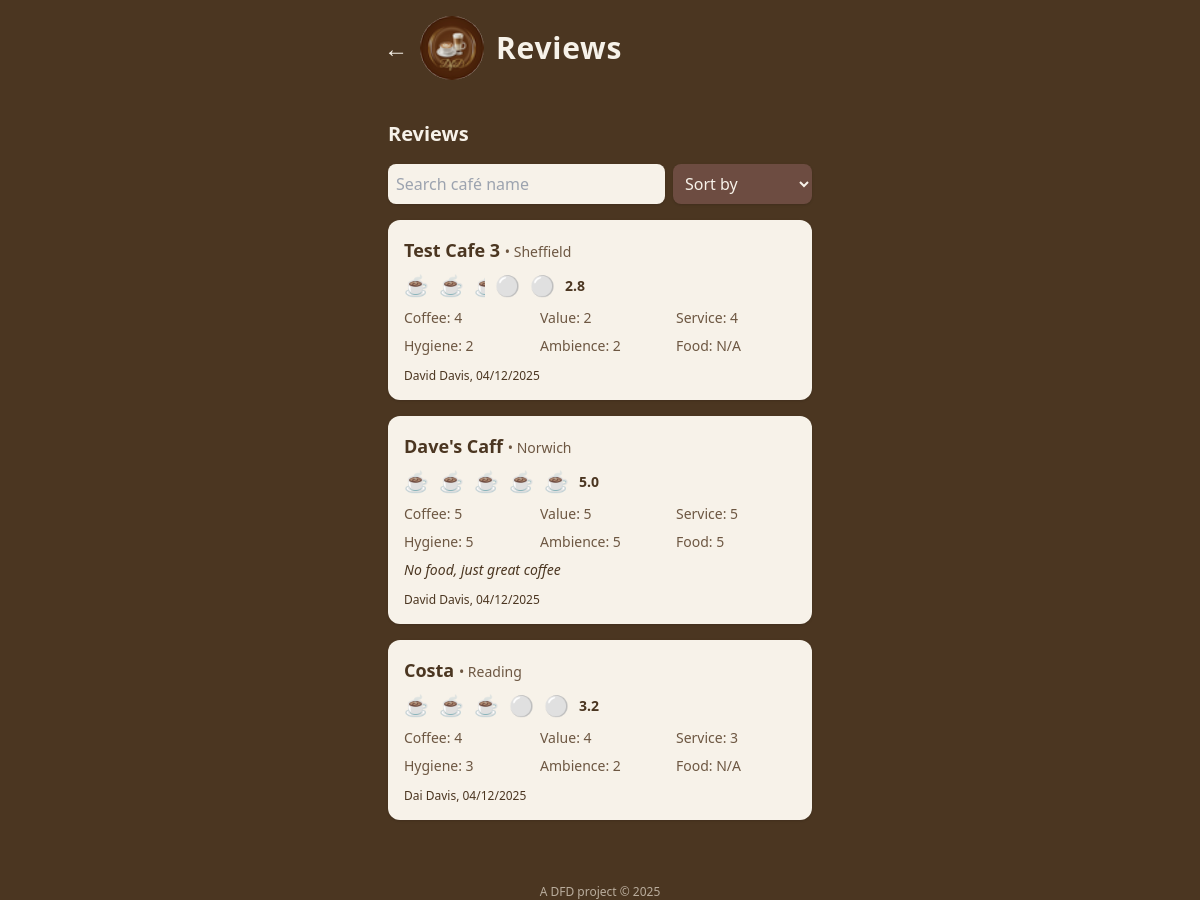
The app's page /reviews with its own data.
### app/models.py (models this page shows)
class Review(Base):
    __tablename__ = "reviews"
    id = Column(Integer, primary_key=True, index=True)
    venue_id = Column(Integer, ForeignKey("venues.id"), nullable=False)
    venue_name_raw = Column(String, nullable=False)
    venue_location_raw = Column(String, nullable=False)
    coffee = Column(Integer, nullable=False)
    cost = Column(Integer, nullable=False)
    service = Column(Integer, nullable=False)
    hygiene = Column(Integer, nullable=False)
    ambience = Column(Integer, nullable=False)
    food = Column(Integer, nullable=False)
    total_score = Column(Integer, nullable=False)
    category_count = Column(Integer, nullable=False)
    notes = Column(Text, nullable=True)
    photo_path = Column(String, nullable=True)
    reviewer_name = Column(String, nullable=False)
    identity_pin = Column(String, nullable=False)
    visit_date = Column(String, nullable=False)
    created_at = Column(DateTime, default=datetime.utcnow)
    venue = relationship("Venue", back_populates="reviews")

class Venue(Base):
    __tablename__ = "venues"
    id = Column(Integer, primary_key=True, index=True)
    name = Column(String, nullable=False)
    location = Column(String, nullable=False)
    latitude = Column(Float, nullable=True)
    longitude = Column(Float, nullable=True)
    created_at = Column(DateTime, default=datetime.utcnow)
    created_by = Column(String, nullable=True)
    avg_coffee = Column(Float, nullable=True)
    avg_cost = Column(Float, nullable=True)
    avg_service = Column(Float, nullable=True)
    avg_hygiene = Column(Float, nullable=True)
    avg_ambience = Column(Float, nullable=True)
    avg_food = Column(Float, nullable=True)
    avg_total_score = Column(Float, nullable=True)
    reviews = relationship("Review", back_populates="venue")

### app/main.py (the view)
@app.get("/reviews", response_class=HTMLResponse)
def list_reviews(
    request: Request,
    q: Optional[str] = None,
    sort: Optional[str] = None,
    db: Session = Depends(get_db),
):
    query = db.query(models.Review).join(models.Venue)
    search_query = ""
    if q:
        search_query = q.strip()
        if search_query:
            like = f"%{search_query}%"
            query = query.filter(models.Venue.name.ilike(like))
    if sort == "high":
        query = query.order_by((models.Venue.avg_total_score).desc())
    elif sort == "low":
        query = query.order_by((models.Venue.avg_total_score).asc())
    reviews = query.all()
    return templates.TemplateResponse(
        "reviews.html",
        {
            "request": request,
            "reviews": reviews,
            "title": "Reviews",
            "back_url": "/",
            "search_query": search_query,
            "sort": sort,
        },
    )

### app/templates/reviews.html (shortened to what this page needs)
{% extends "base.html" %}
{% import "cup_macros.html" as cups %}
{% block content %}
<h2 class="text-xl font-semibold text-[#f7f2e9] mb-4">
    Reviews
</h2>
<form method="get" action="/reviews" class="mb-4 flex gap-2">
    <input type="text"
           name="q"
           placeholder="Search café name"
           value="{{ search_query or '' }}"
           class="flex-1 rounded-lg p-2 bg-[#f7f2e9] text-[#4b3621] shadow"
    >
    <select name="sort"
            onchange="this.form.submit()"
            class="rounded-lg p-2 bg-[#6d4c41] text-[#f7f2e9] shadow">
        <option value="">Sort by</option>
    </select>
</form>
{% if reviews|length == 0 %}
<p class="text-[#e8dfd1] text-sm">
    No reviews found.
</p>
{% else %}
<div class="flex flex-col gap-4">
    {% for r in reviews %}
    <div class="bg-[#f7f2e9] rounded-xl p-4 shadow text-[#4b3621]">
        <a href="/venues/{{ r.venue.id }}"
           class="text-lg font-semibold hover:underline">
            {{ r.venue.name }}
        </a>
        <span class="text-sm text-[#6d5742]"> • {{ r.venue.location }}</span>
        <div class="flex items-center gap-2 mt-2">
            {% if r.venue.avg_total_score %}
                {{ cups.render_cups(r.venue.avg_total_score) }}
                <span class="text-sm font-semibold">
                    {{ "%.1f"|format(r.venue.avg_total_score) }}
                </span>
            {% endif %}
        </div>
        <div class="grid grid-cols-3 gap-x-4 gap-y-2 mt-2 text-sm text-[#6d5742]">
            <p>Coffee: {{ r.coffee }}</p>
            <p>Value: {{ r.cost }}</p>
            <p>Service: {{ r.service }}</p>
            <p>Hygiene: {{ r.hygiene }}</p>
            <p>Ambience: {{ r.ambience }}</p>
            <p>
                {% if r.food == 0 %}
                    Food: N/A
                {% else %}
                    Food: {{ r.food }}
                {% endif %}
            </p>
        </div>
        {% if r.notes %}
        <p class="text-sm italic mt-2">{{ r.notes }}</p>
        {% endif %}
        {% set d = r.visit_date.split("-") %}
        <p class="text-xs text-[#4b3621] mt-3">
            {{ r.reviewer_name }}, {{ d[2] }}/{{ d[1] }}/{{ d[0] }}
        </p>
    </div>
    {% endfor %}
</div>
{% endif %}
{% endblock %}

### app/templates/base.html (shortened to what this page needs)
<!DOCTYPE html>
{% import "cup_macros.html" as cups %}
<html lang="en">
<head>
    <script src="https://cdn.tailwindcss.com"></script>
</head>
<body class="bg-[#4b3621] min-h-screen text-[#f7f2e9]">
    {% if title %}
    <header class="w-full bg-[#4b3621]">
        <div class="max-w-md mx-auto px-3 py-4 flex items-center">
            {% if back_url %}
            <a href="{{ back_url }}"
               class="text-[#f7f2e9] text-2xl pr-3 -ml-1 py-3">
                ←
            </a>
            {% endif %}
            <img src="/static/img/dfd_logo_48.png"
                 alt="Logo"
                 class="h-16 w-16 rounded-full opacity-90 mr-3">
            <h1 class="text-3xl font-bold tracking-wide leading-tight">
                {{ title }}
            </h1>
        </div>
    </header>
    {% endif %}
    <main class="max-w-md mx-auto px-3 py-6">
        {% block content %}{% endblock %}
    </main>
	<footer class="text-center text-[#e8dfd1] text-xs mt-10 opacity-70">
		A DFD project © 2025
	</footer>
</body>
</html>

### app/templates/cup_macros.html
{% macro render_cups(avg) %}
    {% set full = avg|round(0, 'floor') %}
    {% set half = 1 if avg - full >= 0.5 else 0 %}
    {% set empty = 5 - full - half %}
    {% for i in range(full|int) %}
        <span class="text-xl mr-0.5">☕</span>
    {% endfor %}
    {% if half == 1 %}
        <span class="inline-block overflow-hidden text-xl mr-0.5"
              style="width: 0.55em;">☕</span>
    {% endif %}
    {% for i in range(empty|int) %}
        <span class="text-xl mr-0.5">⚪</span>
    {% endfor %}
{% endmacro %}

### records on screen
Review: venue.name "Test Cafe 3", venue.location "Sheffield", coffee "4", cost "2", service "4", hygiene "2", ambience "2", food "Food: N/A", reviewer_name "David Davis", d "04", d "12", d "2025"
Venue: venue.avg_total_score "2.8"
Review: venue.name "Dave's Caff", venue.location "Norwich", coffee "5", cost "5", service "5", hygiene "5", ambience "5", food "5", notes "No food, just great coffee", reviewer_name "David Davis", d "04", d "12", d "2025"
Venue: venue.avg_total_score "5.0"
Review: venue.name "Costa", venue.location "Reading", coffee "4", cost "4", service "3", hygiene "3", ambience "2", food "Food: N/A", reviewer_name "Dai Davis", d "04", d "12", d "2025"
Venue: venue.avg_total_score "3.2"

### other values on screen
{{ title }} "Reviews"
